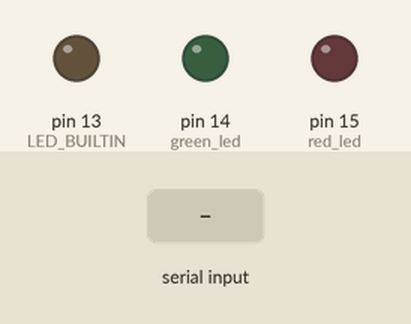
Bench run of a sketch on a simulated Arduino Uno, built with avr-gcc and run on an emulated ATmega328P. Parts: output pins drawn as LEDs (lit = HIGH). The test bench sets the inputs (shaded band). What the sketch prints to the serial monitor is not drawn.

Above: at 1.2 s.
1.3 s: "0\n" received over Serial
At 2.0 s:
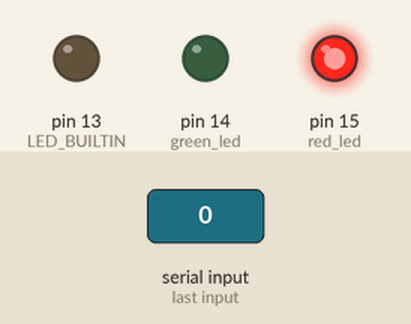
Timing chart, 0 to 4.3 s (numbered marks = the images above; inputs shaded):
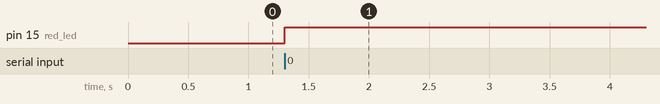

Measured:
- after the input at 1.3 s, pin 15 (red_led): LOW → HIGH at once

The sketch:

Serial.ino
```cpp
#include "SerialArdu.hpp"

#define green_led 14
#define red_led 15

SerialArdu ardu;

void setup() {
  Serial.begin(115200);
  pinMode(green_led, OUTPUT);
  pinMode(red_led, OUTPUT);
  pinMode(LED_BUILTIN, OUTPUT);
}

void loop() {
  ardu.SendData("led_on");
  ardu.ledStatus(green_led, red_led);

  String led_State = ardu.ReceiveData();

  if (led_State == "led_on")
  {
    digitalWrite(LED_BUILTIN, HIGH);
  }
  if (led_State == "led_off")
  {
    digitalWrite(LED_BUILTIN, LOW);
  }
}
```

SerialArdu.hpp
```cpp
class SerialArdu {
  private:
    // protocol statuses
    const String send = "0";
    const String err = "2";
    bool err_flag = false;
    bool val_flag = false;

    // protocol delimiters
    const char StartCMD = 1;
    const char FinishCMD = 2;

    String GetData(String input) {
      String sub = "";
      String Checksum = "";

      if (input.charAt(0) == '0') {
        if (input.charAt(1) == StartCMD) {
          int pos = input.indexOf(FinishCMD);
          sub = input.substring(2, pos);
          Checksum = input.substring(pos + 1, input.length());
        }

        // Checksum flag

        if (checksumCalculator(sub) == Checksum.toInt()) {
          err_flag = false;
          val_flag = true;
          return sub;
        } else {
          err_flag = true;
          val_flag = false;
        }
      }
      return "";
    }

  public:
    void ledStatus(byte pin_valid, byte pin_err) {
      digitalWrite(pin_valid, val_flag);
      digitalWrite(pin_err, err_flag);
    }

    int checksumCalculator(String data) {
      int count = 0;
      for (unsigned int i = 0; i <= data.length(); i++) {
        if (count % 2) data += data.charAt(i);
        count++;
      }
      return count;
    }

    void SendData(String data) {
      String DataStr;
      DataStr.concat(send);
      DataStr.concat(StartCMD);
      DataStr.concat(data);
      DataStr.concat(FinishCMD);
      DataStr.concat(checksumCalculator(data));
      Serial.println(DataStr);
    }
    String ReceiveData() {
      String incomingData = Serial.readStringUntil('\n');
      return this -> GetData(incomingData);
    }
};
```
